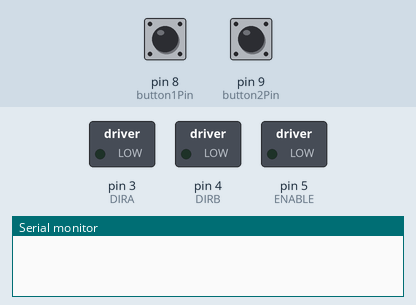
A sketch run on a simulated Arduino Uno, built with avr-gcc and run on an emulated ATmega328P. Shown: switched loads named in the sketch (green lamp = pin HIGH), the last lines printed to the serial monitor. The inputs (shaded band) are chosen by the test bench; at power-on: pin 9 (button2Pin) HIGH, pin 8 (button1Pin) HIGH.

Above: at 1.2 s.
1.3 s: pin 9 (button2Pin) pulled LOW for 0.15 s
At 2.4 s:
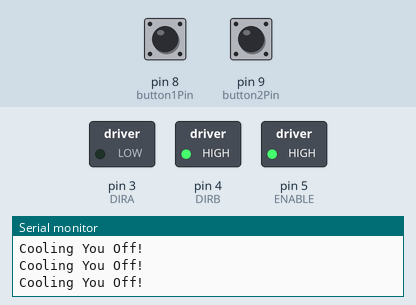
2.9 s: pin 8 (button1Pin) pulled LOW for 0.15 s
At 3.7 s:
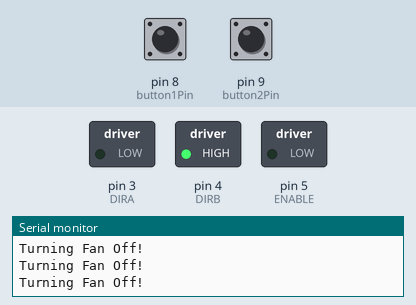
4.5 s: pin 9 (button2Pin) pulled LOW for 1 s
At 5.0 s:
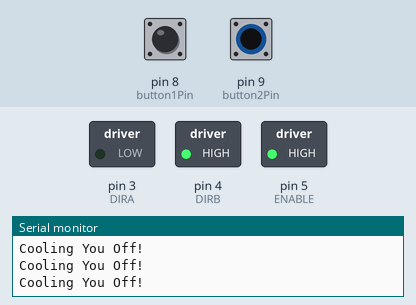
7.0 s: pin 8 (button1Pin) pulled LOW for 1 s
At 8.2 s:
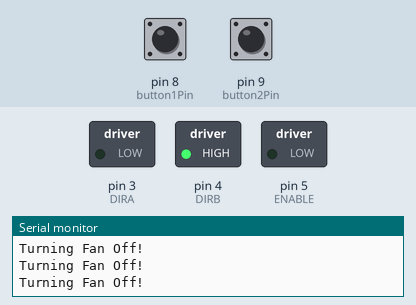
9.5 s: pin 8 (button1Pin) driven LOW and pin 9 (button2Pin) driven LOW
At 10.3 s:
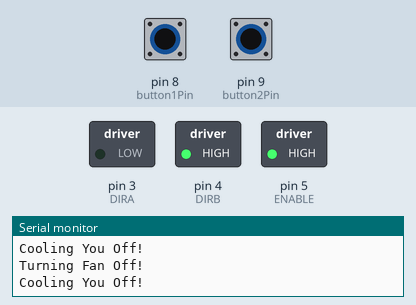
12.5 s: pin 8 (button1Pin) driven HIGH
Timing chart, 0 to 15.5 s (numbered marks = the images above; inputs shaded):
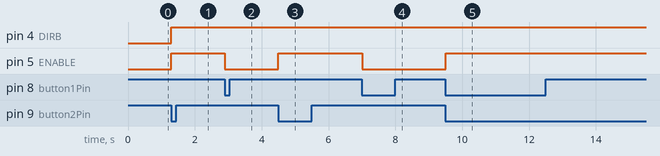

Measured:
- after the input at 1.3 s, pin 4 (DIRB), pin 5 (ENABLE): LOW → HIGH at once
- after the input at 2.9 s, pin 5 (ENABLE): HIGH → LOW at once
- after the input at 4.5 s, pin 5 (ENABLE): LOW → HIGH at once
- after the input at 7.0 s, pin 5 (ENABLE): HIGH → LOW at once
- after the input at 9.5 s, pin 5 (ENABLE): LOW → HIGH at once

The sketch:

Hand_Fan.ino
```cpp
//www.elegoo.com
//2016.12.12

/************************
Exercise the motor using
the L293D chip
************************/

#define ENABLE 5
#define DIRA 3
#define DIRB 4

const int button1Pin = 8;
const int button2Pin = 9;

void setup() {
  //---set pin direction
  pinMode(ENABLE,OUTPUT);
  pinMode(DIRA,OUTPUT);
  pinMode(DIRB,OUTPUT);
  pinMode(button1Pin, INPUT_PULLUP);
  pinMode(button2Pin, INPUT_PULLUP);
  Serial.begin(9600);
}

void loop() {
    int button1State = digitalRead(button1Pin);
    int button2State = digitalRead(button2Pin);

    if (button1State == LOW) {
      digitalWrite(ENABLE, LOW);
      Serial.println("Turning Fan Off!");
    }

    if (button2State == LOW) {
      digitalWrite(DIRB, HIGH);
      digitalWrite(DIRA, LOW);
      digitalWrite(ENABLE, HIGH);
      Serial.println("Cooling You Off!");
    }

    delay(50);
}
```
